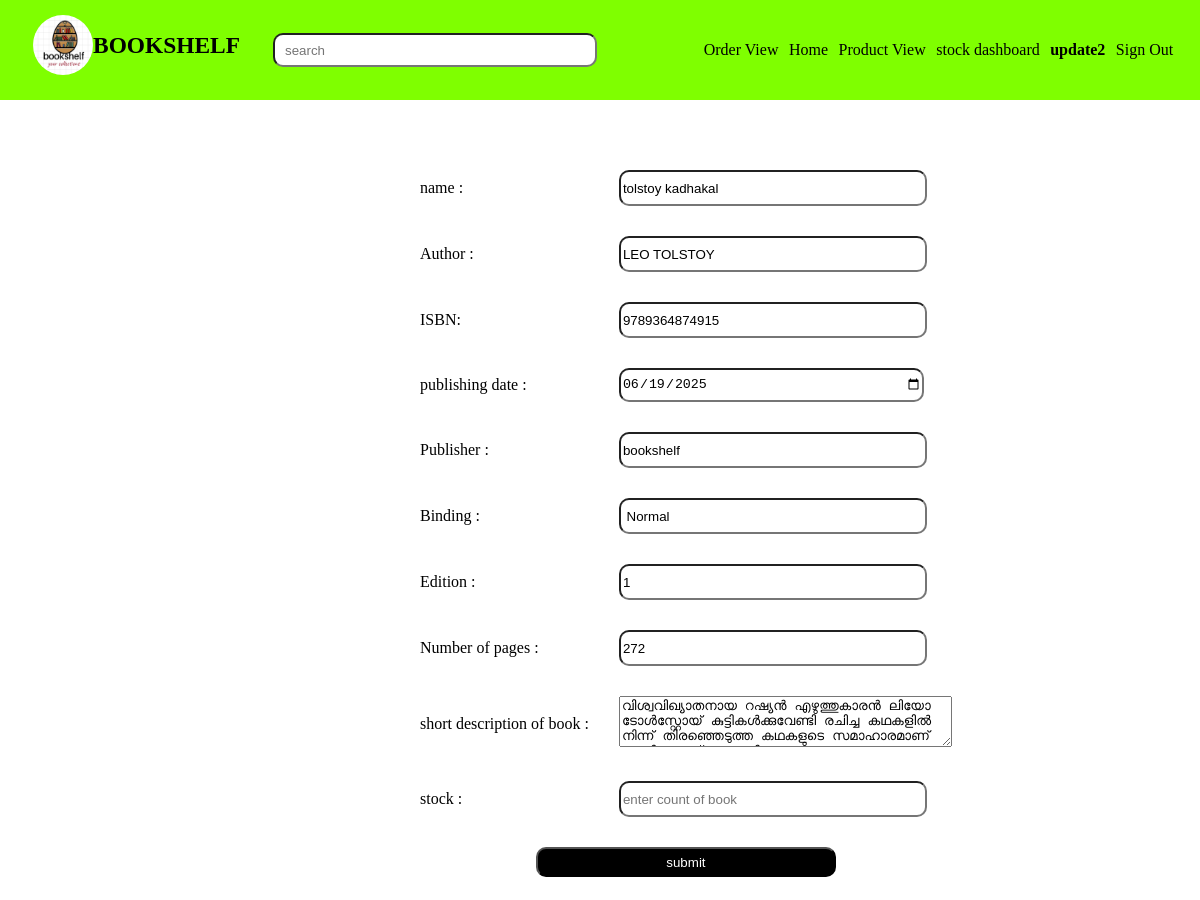
/adupdate2/tolstoy kadhakal (signed in), run on an earlier commit of the app's database.
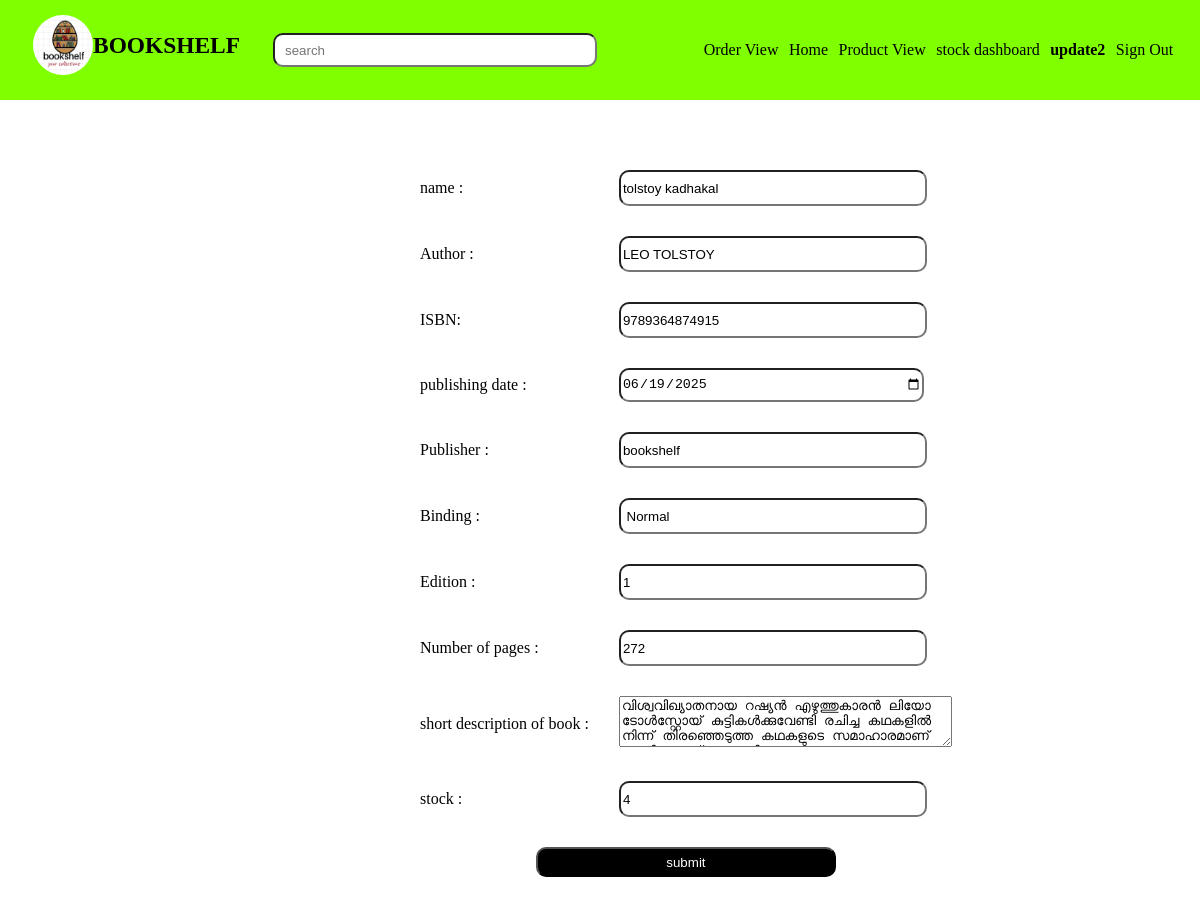
And on a later commit of the database.
### APP/models.py (models this page shows)
class Add2(models.Model):
    author=models.TextField()
    description=models.TextField()
    publishdate=models.DateField(auto_now_add=True)
    edition=models.IntegerField()
    publisher=models.TextField()
    pages=models.IntegerField()
    isbn=models.IntegerField()
    binding=models.TextField()
    stock=models.IntegerField(default=1)
    book = models.ForeignKey(Add, null=True, blank=True, on_delete=models.CASCADE)

class Add(models.Model):
    doc=models.FileField()
    lname=models.ForeignKey(Language,on_delete=models.CASCADE)
    cname=models.ForeignKey(Category,on_delete=models.CASCADE)
    name=models.TextField()
    price=models.IntegerField()
    oldprice=models.IntegerField()
    discount=models.IntegerField()

### APP/views.py (the view, shortened to what this page needs)
# urls.py: path('adupdate2/<name>',views.update2,name='adupdate2'),
def update2(request,name):
    book = Add.objects.get(name=name)
    if Add2.objects.filter(book=book).exists():
        data = Add2.objects.get(book=book)
        return render(request, 'ad_update2.html', {'data':data})

### templates/ad_update2.html (shortened to what this page needs)
<!DOCTYPE html>
<html lang="en">
<head>
    {% load static %}
    <link rel="stylesheet" href="{%static 'css/book_admin_index.css'%}">
</head>
<body>
    <div class="main">
        <div class="nav">
            <div class="logo">
                <img src="{% static 'images/logo.png'%}" height="60px" width="60px" alt="" style="border-radius:70%;">
                <h3>BOOKSHELF</h3>
            </div>
            <div class="search">
                <input type="text" name="search" id="" placeholder="search">
        </div>
          <div class="list">
                <ul type="none">
                    <li><a href="{% url 'admin_order_management'%}">Order View</a></li>
                    <li><a href="../adindex">Home</a></li>
                    <li><a href="../adbookview">Product View</a></li>
                    <li><a href="{% url 'stock_dashboard'%}">stock dashboard</a></li>
                    <li><a href="" class="page">update2</a></li>
                    {% if user.is_authenticated %}
                    <li><a href="../logout">Sign Out</a></li>
                    </ul>
                    {% endif %}
            </div></div>
        <div class="form">
     <form action="" method="POST">
            {% if user.is_authenticated %}
    <table cellspacing="10" cellpadding="10">
         <tr>
                    <td><p>name       :</p></td>
                    <td><input type="text" placeholder="enter the name of book" name="name" value="{{data.book.name}}"></td></tr>
            <tr>
                <td><p>Author       :</p></td>
                <td><input type="text" placeholder="enter the author" name="author" value="{{data.author}}"></td>
            </tr>
            <tr>
            <td>
            <p>ISBN:</p>
            </td>
            <td>
            <input type="number" placeholder="enter ISBN number" name="isbn" required class="s2" value="{{data.isbn}}">
            </td>
            </tr>
            <tr>
                <td>
            <p>publishing date         :</p>
            </td>
            <td>
            <input type="date" placeholder="publishing date" name="date" min="1990-01-01" max="2030-01-01" class="s3" value="{{data.publishdate|date:'Y-m-d'}}">
            </td>
            </tr>
            <tr>
                <td>
            <p>Publisher     :</p>
            </td>
            <td>
            <input type="text" name="publisher" class="s4" value="{{data.publisher}}">
            </td>
        </tr>
        <tr>
            <td>
        <p>Binding     :</p>
        </td>
        <td>
        <input type="text" name="binding" class="s4" value="{{data.binding}}">
        </td>
    </tr>
                <tr>
                    <td>
                <p>Edition   :</p>
                </td>
                <td>
                <input type="number" name="edition" class="s4" value="{{data.edition}}">
                </td>
                </tr>
                <tr>
                    <td>
                <p>Number of pages     :</p>
                </td>
                <td>
                <input type="number" name="pagenumber" class="s4" value="{{data.pages}}">
                </td>
                </tr>
                <tr>
                    <td>
                <p>short description of book    :</p>
                </td>
                <td>
                <textarea rows="3" cols="39" name="describe" class="s4" placeholder="add your description">{{data.description}}</textarea>
                </td>
                </tr>
                <tr>
                    <td>
                <p>stock    :</p>
                </td>
                <td>
                        <input type="number" name="stock" placeholder="enter count of book" value="{{data.stock}}" class="s4">
                </td>
                </tr>
                <tr>
                    <th colspan="2" >
            <input type="submit" value="submit" style="background-color:black;color:white">
                    </th>
                    </tr>
                </table>
                </form>
                {% endif %}
            </div>
</body>
</html>

What changed in the data, as far as the page shows it:
changed Add2 "LEO TOLSTOY": stock (not shown) → "4"
